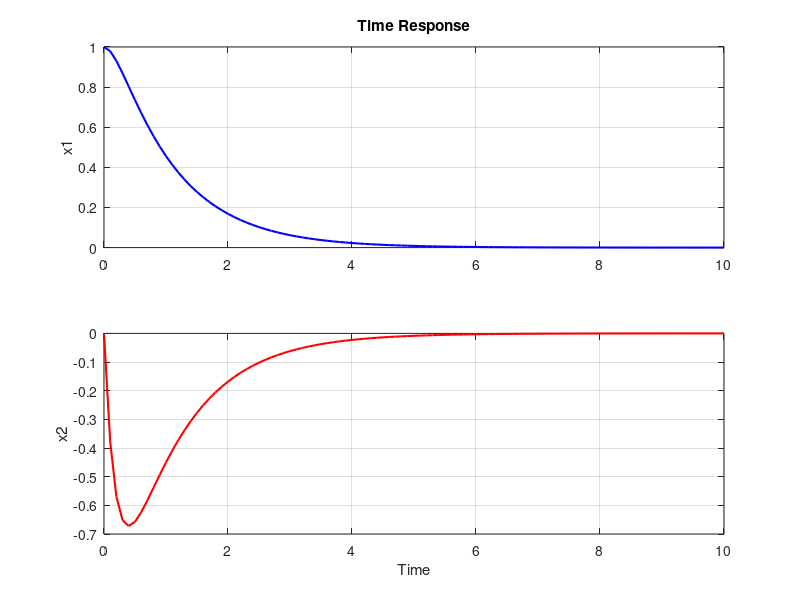

Source code (MATLAB):
A = [0 1; -5 -6];
B = [0; 1];
Q = [1 0; 0 1];
R = 1;
x0 = [1; 0];

[K, P, ~] = lqr(A, B, Q, R); % 最適レギュレータのゲイン行列Kを計算

t = 0:0.1:10; % 時間範囲
sys = ss(A-B*K, B, eye(2), zeros(2,1)); % システムモデルを作成
[y, ~, x] = initial(sys, x0, t); % 初期値からの時間応答を計算

% グラフのプロット
figure;
subplot(2, 1, 1);
plot(t, x(:, 1), 'b', 'LineWidth', 1.5);
ylabel('x1');
title('Time Response');
grid on;

subplot(2, 1, 2);
plot(t, x(:, 2), 'r', 'LineWidth', 1.5);
ylabel('x2');
xlabel('Time');
grid on;

